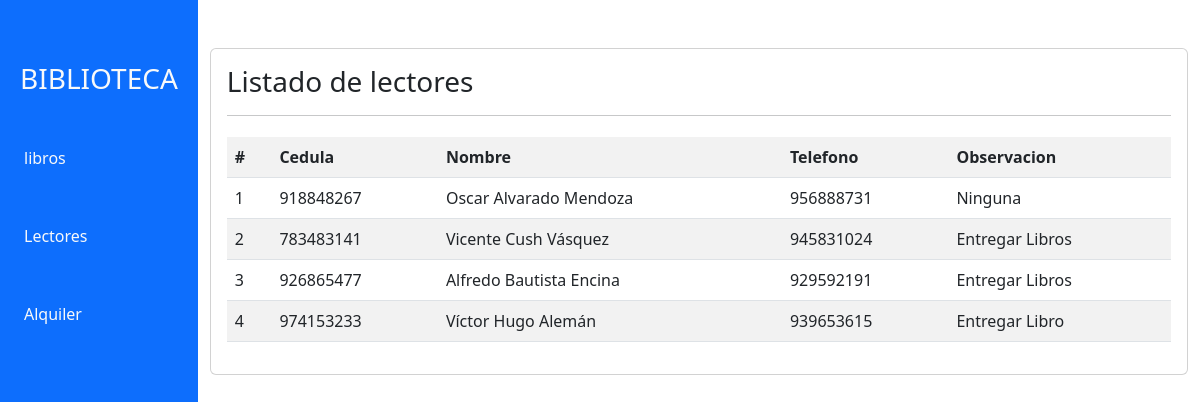
Screenshot of /lectores/ with the database file from the repository.
### libreriaapp/models.py (models this page shows, shortened)
class ulector(models.Model):
    id_lector=models.BigAutoField(verbose_name='id lector', serialize=False, auto_created=True, primary_key=True )
    cedula=models.IntegerField()
    nombre=models.CharField(max_length=30)
    telefono= models.IntegerField()
    observacion= models.CharField(max_length=255)
    class Meta:
        db_table='ulector'
        ordering=['id_lector']

### libreriaapp/views.py (the view)
# urls.py: path('lectores/',ulectorf, name='ulectof'),
def ulectorf(request):
    lector = ulector.objects.all()
    data = {
        'ulector': lector
    }
    return render(request,'libreriaapp/lectores.html',data)

### libreriaapp/templates/libreriaapp/lectores.html (shortened to what this page needs)
<!DOCTYPE html>
<html lang="en">
<head>
</head>
<body>
{% extends 'libreriaapp/base.html' %}
{% block contenido %}
{% load humanize %}
<div class="card">
    <div class="card-body">
        <h3>Listado de lectores</h3>
        <hr>
        <table class="table table-striped table-hover table-responsive-sm">
<tr>
    <th>#</th>
    <th>Cedula</th>
    <th>Nombre</th>
    <th>Telefono</th>
    <th>Observacion</th>
</tr>
            {% for p in ulector %}
    <tr>
        <td>{{ p.id_lector}}</td>
        <td>{{ p.cedula }}</td>
        <td>{{ p.nombre |title}}</td>
        <td>{{ p.telefono }}</td>
        <td>{{ p.observacion|title }}</td>
    </tr>
             {% endfor %}
        </table>
    </div>
</div>
{% endblock %}

### libreriaapp/static/css/styles.css (style rules this page uses)
:root { --primary: #111B54; --light: #ffffff; --grey: #efefef; }
body { overflow: hidden; font-family:'Mulish', sans-serif; font-weight: 300; color: var(--primary); }
hr { border-top: 2px solid #5fc3e6; border-bottom: 2px solid #3fe4d2; border-left:none; border-right:none; height: 6px; }

### rows the page displays
ulector: id_lector "1", cedula "918848267", nombre "Oscar Alvarado Mendoza", telefono "956888731", observacion "Ninguna"
ulector: id_lector "2", cedula "783483141", nombre "Vicente Cush Vásquez", telefono "945831024", observacion "Entregar Libros"
ulector: id_lector "3", cedula "926865477", nombre "Alfredo Bautista Encina", telefono "929592191", observacion "Entregar Libros"
ulector: id_lector "4", cedula "974153233", nombre "Víctor Hugo Alemán", telefono "939653615", observacion "Entregar Libro"
